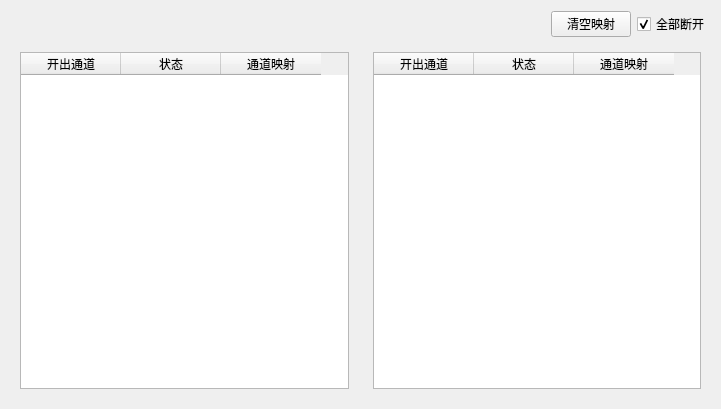
<?xml version="1.0" encoding="UTF-8"?>
<ui version="4.0">
 <class>CSttReplayBoutModuleChWidget</class>
 <widget class="QWidget" name="CSttReplayBoutModuleChWidget">
  <property name="geometry">
   <rect>
    <x>0</x>
    <y>0</y>
    <width>721</width>
    <height>409</height>
   </rect>
  </property>
  <property name="maximumSize">
   <size>
    <width>16777215</width>
    <height>16777215</height>
   </size>
  </property>
  <property name="windowTitle">
   <string>Form</string>
  </property>
  <layout class="QVBoxLayout" name="verticalLayout">
   <item>
    <layout class="QHBoxLayout" name="_2">
     <item>
      <spacer name="horizontalSpacer">
       <property name="orientation">
        <enum>Qt::Horizontal</enum>
       </property>
       <property name="sizeHint" stdset="0">
        <size>
         <width>40</width>
         <height>20</height>
        </size>
       </property>
      </spacer>
     </item>
     <item>
      <widget class="QPushButton" name="m_btnClearMap">
       <property name="text">
        <string>清空映射</string>
       </property>
      </widget>
     </item>
     <item>
      <widget class="QSttCheckBox" name="m_btnDisconnectAll">
       <property name="text">
        <string>全部断开</string>
       </property>
       <property name="checked">
        <bool>true</bool>
       </property>
      </widget>
     </item>
    </layout>
   </item>
   <item>
    <layout class="QHBoxLayout" name="horizontalLayout">
     <item>
      <widget class="QWidget" name="m_leftWifget" native="true">
       <layout class="QHBoxLayout" name="horizontalLayout_3">
        <item>
         <widget class="QTableWidget" name="tableWidget">
          <property name="enabled">
           <bool>true</bool>
          </property>
          <column>
           <property name="text">
            <string>开出通道</string>
           </property>
          </column>
          <column>
           <property name="text">
            <string>状态</string>
           </property>
          </column>
          <column>
           <property name="text">
            <string>通道映射</string>
           </property>
          </column>
         </widget>
        </item>
       </layout>
      </widget>
     </item>
     <item>
      <widget class="QWidget" name="m_rightWidget" native="true">
       <layout class="QHBoxLayout" name="horizontalLayout_2">
        <item>
         <widget class="QTableWidget" name="tableWidgetIns">
          <property name="enabled">
           <bool>true</bool>
          </property>
          <column>
           <property name="text">
            <string>开出通道</string>
           </property>
          </column>
          <column>
           <property name="text">
            <string>状态</string>
           </property>
          </column>
          <column>
           <property name="text">
            <string>通道映射</string>
           </property>
          </column>
         </widget>
        </item>
       </layout>
      </widget>
     </item>
    </layout>
   </item>
  </layout>
 </widget>
 <customwidgets>
  <customwidget>
   <class>QSttCheckBox</class>
   <extends>QCheckBox</extends>
   <header>../Controls/SttCheckBox.h</header>
  </customwidget>
 </customwidgets>
 <resources/>
 <connections/>
</ui>
